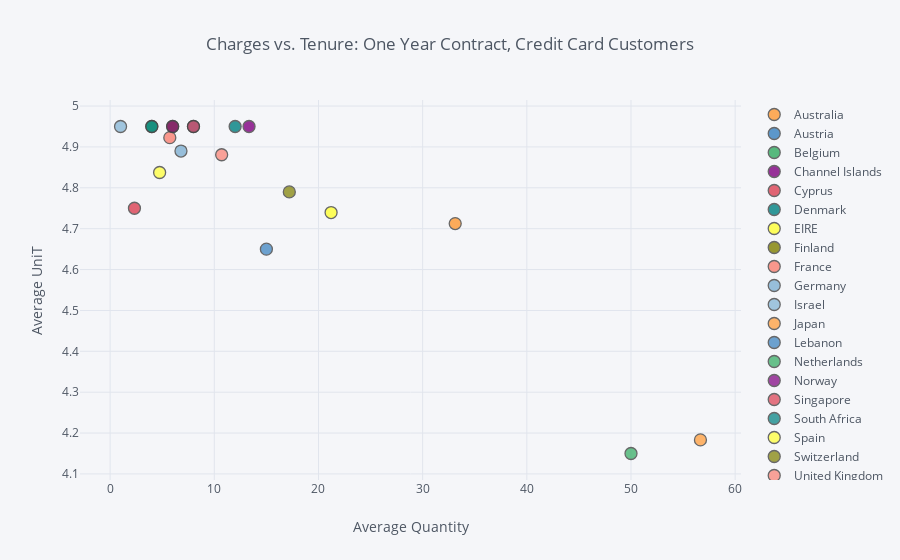

Notebook code cell kept with this figure:
### Code cell
party.iplot(x='Quantity', y='UnitPrice', categories='Country',
           xTitle='Average Quantity', yTitle='Average UniT',
           title='Charges vs. Tenure: One Year Contract, Credit Card Customers')

### Figure 1 — Plotly figure (JSON) as saved in the notebook; plotly's stock layout.template omitted (floating-point values rounded to 4 significant figures)
{"data": [{"marker": {"color": "rgba(255, 153, 51, 1.0)", "line": {"width": 1.3}, "opacity": 0.8, "size": 12, "symbol": "circle"}, "mode": "markers", "name": "Australia", "textfont": {"color": "#4D5663"}, "type": "scatter", "uid": "01e87188-0b8c-42b0-a462-807046b3da4b", "x": [33.12], "y": [4.713]}, {"marker": {"color": "rgba(55, 128, 191, 1.0)", "line": {"width": 1.3}, "opacity": 0.8, "size": 12, "symbol": "circle"}, "mode": "markers", "name": "Austria", "textfont": {"color": "#4D5663"}, "type": "scatter", "uid": "5469a1a7-ba91-40e7-a665-1f10972dd714", "x": [8], "y": [4.95]}, {"marker": {"color": "rgba(50, 171, 96, 1.0)", "line": {"width": 1.3}, "opacity": 0.8, "size": 12, "symbol": "circle"}, "mode": "markers", "name": "Belgium", "textfont": {"color": "#4D5663"}, "type": "scatter", "uid": "5fd78787-4305-4631-92cd-f592afd612fd", "x": [4], "y": [4.95]}, {"marker": {"color": "rgba(128, 0, 128, 1.0)", "line": {"width": 1.3}, "opacity": 0.8, "size": 12, "symbol": "circle"}, "mode": "markers", "name": "Channel Islands", "textfont": {"color": "#4D5663"}, "type": "scatter", "uid": "85f7d295-2ca9-43ae-9f53-a3e4eca63dc5", "x": [13.33], "y": [4.95]}, {"marker": {"color": "rgba(219, 64, 82, 1.0)", "line": {"width": 1.3}, "opacity": 0.8, "size": 12, "symbol": "circle"}, "mode": "markers", "name": "Cyprus", "textfont": {"color": "#4D5663"}, "type": "scatter", "uid": "e87e8c49-f8aa-4709-a8cf-ed7b75ccb5c4", "x": [2.333], "y": [4.75]}, {"marker": {"color": "rgba(0, 128, 128, 1.0)", "line": {"width": 1.3}, "opacity": 0.8, "size": 12, "symbol": "circle"}, "mode": "markers", "name": "Denmark", "textfont": {"color": "#4D5663"}, "type": "scatter", "uid": "15068ca7-83a4-4764-96c3-29807d67ae34", "x": [12], "y": [4.95]}, {"marker": {"color": "rgba(255, 255, 51, 1.0)", "line": {"width": 1.3}, "opacity": 0.8, "size": 12, "symbol": "circle"}, "mode": "markers", "name": "EIRE", "textfont": {"color": "#4D5663"}, "type": "scatter", "uid": "6e8d7abd-ffbf-45f3-abf5-1277e9351f6d", "x": [21.21], "y": [4.739]}, {"marker": {"color": "rgba(128, 128, 0, 1.0)", "line": {"width": 1.3}, "opacity": 0.8, "size": 12, "symbol": "circle"}, "mode": "markers", "name": "Finland", "textfont": {"color": "#4D5663"}, "type": "scatter", "uid": "c36f753c-537a-4503-9a4f-22b8ccf5d5aa", "x": [6], "y": [4.95]}, {"marker": {"color": "rgba(251, 128, 114, 1.0)", "line": {"width": 1.3}, "opacity": 0.8, "size": 12, "symbol": "circle"}, "mode": "markers", "name": "France", "textfont": {"color": "#4D5663"}, "type": "scatter", "uid": "ccaf98fa-d353-4626-ae2f-36dd7a59bc70", "x": [5.727], "y": [4.923]}, {"marker": {"color": "rgba(128, 177, 211, 1.0)", "line": {"width": 1.3}, "opacity": 0.8, "size": 12, "symbol": "circle"}, "mode": "markers", "name": "Germany", "textfont": {"color": "#4D5663"}, "type": "scatter", "uid": "0796ce5c-21c3-4823-8fef-aaf0eedb4494", "x": [6.8], "y": [4.89]}, {"marker": {"color": "rgba(128, 177, 211, 0.8999999999999999)", "line": {"width": 1.3}, "opacity": 0.8, "size": 12, "symbol": "circle"}, "mode": "markers", "name": "Israel", "textfont": {"color": "#4D5663"}, "type": "scatter", "uid": "22e9d329-0d5d-4b54-938a-18a6eee17ad5", "x": [1], "y": [4.95]}, {"marker": {"color": "rgba(255, 153, 51, 0.8999999999999999)", "line": {"width": 1.3}, "opacity": 0.8, "size": 12, "symbol": "circle"}, "mode": "markers", "name": "Japan", "textfont": {"color": "#4D5663"}, "type": "scatter", "uid": "341929bf-4b2c-4cb2-8583-2b077c6845de", "x": [56.67], "y": [4.183]}, {"marker": {"color": "rgba(55, 128, 191, 0.8999999999999999)", "line": {"width": 1.3}, "opacity": 0.8, "size": 12, "symbol": "circle"}, "mode": "markers", "name": "Lebanon", "textfont": {"color": "#4D5663"}, "type": "scatter", "uid": "f869ecd5-a606-4ad3-b077-cb5873851022", "x": [15], "y": [4.65]}, {"marker": {"color": "rgba(50, 171, 96, 0.8999999999999999)", "line": {"width": 1.3}, "opacity": 0.8, "size": 12, "symbol": "circle"}, "mode": "markers", "name": "Netherlands", "textfont": {"color": "#4D5663"}, "type": "scatter", "uid": "dcc983d5-2c28-4ebe-96f9-c0099203e1ba", "x": [50], "y": [4.15]}, {"marker": {"color": "rgba(128, 0, 128, 0.8999999999999999)", "line": {"width": 1.3}, "opacity": 0.8, "size": 12, "symbol": "circle"}, "mode": "markers", "name": "Norway", "textfont": {"color": "#4D5663"}, "type": "scatter", "uid": "faa21d54-9171-4671-b505-155da2d2e5f5", "x": [6], "y": [4.95]}, {"marker": {"color": "rgba(219, 64, 82, 0.8999999999999999)", "line": {"width": 1.3}, "opacity": 0.8, "size": 12, "symbol": "circle"}, "mode": "markers", "name": "Singapore", "textfont": {"color": "#4D5663"}, "type": "scatter", "uid": "81f9eabb-b9ab-4cc6-931e-e83ef2d82a90", "x": [8], "y": [4.95]}, {"marker": {"color": "rgba(0, 128, 128, 0.8999999999999999)", "line": {"width": 1.3}, "opacity": 0.8, "size": 12, "symbol": "circle"}, "mode": "markers", "name": "South Africa", "textfont": {"color": "#4D5663"}, "type": "scatter", "uid": "b535143d-4506-4f39-9237-b58e6b070a44", "x": [4], "y": [4.95]}, {"marker": {"color": "rgba(255, 255, 51, 0.8999999999999999)", "line": {"width": 1.3}, "opacity": 0.8, "size": 12, "symbol": "circle"}, "mode": "markers", "name": "Spain", "textfont": {"color": "#4D5663"}, "type": "scatter", "uid": "76703c42-833e-4780-ab3e-172ed34602a1", "x": [4.75], "y": [4.838]}, {"marker": {"color": "rgba(128, 128, 0, 0.8999999999999999)", "line": {"width": 1.3}, "opacity": 0.8, "size": 12, "symbol": "circle"}, "mode": "markers", "name": "Switzerland", "textfont": {"color": "#4D5663"}, "type": "scatter", "uid": "b35d73cd-0840-467a-9b81-144d5a3c22ec", "x": [17.2], "y": [4.79]}, {"marker": {"color": "rgba(251, 128, 114, 0.8999999999999999)", "line": {"width": 1.3}, "opacity": 0.8, "size": 12, "symbol": "circle"}, "mode": "markers", "name": "United Kingdom", "textfont": {"color": "#4D5663"}, "type": "scatter", "uid": "39770b5a-02ae-4218-afc9-39cdae57c734", "x": [10.71], "y": [4.881]}], "layout": {"legend": {"bgcolor": "#F5F6F9", "font": {"color": "#4D5663"}}, "paper_bgcolor": "#F5F6F9", "plot_bgcolor": "#F5F6F9", "title": {"font": {"color": "#4D5663"}, "text": "Charges vs. Tenure: One Year Contract, Credit Card Customers"}, "xaxis": {"gridcolor": "#E1E5ED", "showgrid": true, "tickfont": {"color": "#4D5663"}, "title": {"font": {"color": "#4D5663"}, "text": "Average Quantity"}, "zerolinecolor": "#E1E5ED"}, "yaxis": {"gridcolor": "#E1E5ED", "showgrid": true, "tickfont": {"color": "#4D5663"}, "title": {"font": {"color": "#4D5663"}, "text": "Average UniT"}, "zerolinecolor": "#E1E5ED"}}}
